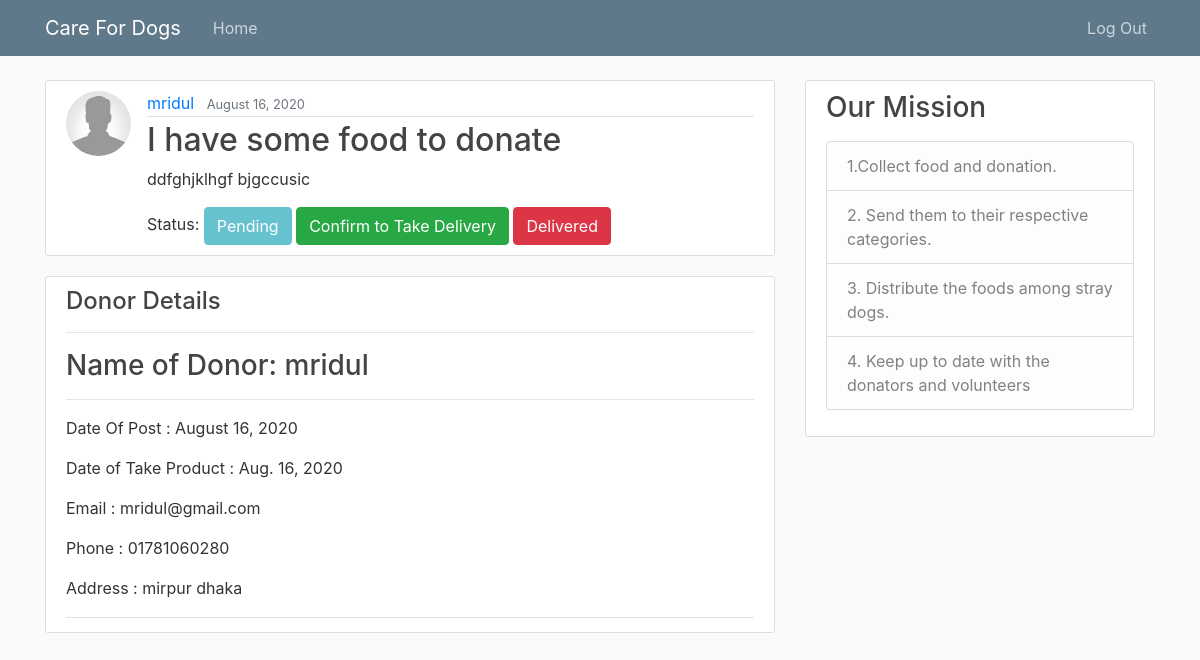
The page /voluntiar/see_post/2/ on the database its author committed.
### food_doner/models.py (models this page shows, shortened)
class Doner_Post(models.Model):
    date = models.DateField()
    title = models.CharField(max_length = 100)
    food_des = models.TextField()
    date_posted = models.DateTimeField (default = timezone.now)
    username = models.ForeignKey(User, on_delete=models.CASCADE)
    status = models.IntegerField(default = 1)

class profile(models.Model):
    user = models.OneToOneField(User, on_delete = models.CASCADE)
    image = models.ImageField(default= 'default.jpg', upload_to = 'profile_pics')
    number = models.CharField(max_length = 100)
    address= models.CharField(max_length = 100)

### voluntiar/views.py (the view)
# urls.py: path('post/<int:pk>/', PostView.as_view(), name='details'),
class PostView (DetailView):
    model = Doner_Post
    template_name = "voluntiar/post_view.html"

### voluntiar/templates/voluntiar/post_view.html
{% extends "voluntiar/base.html" %}
{% block content %}
    <article class="media content-section">
        <img class="rounded-circle article-img" src="{{ object.username.profile.image.url }}">
        <div class="media-body">
            <div class="article-metadata">
                <a class="mr-2" href="#">{{ object.username }}</a>
                <small class="text-muted">{{ object.date_posted | date:"F d, Y" }}</small>
            </div>
            <h2 class="article-title">{{ object.title }}</h2>
            <p class="article-content">{{ object.food_des }}</p>
         Status:
                {% if object.status == 1 %}
                    <button class="btn btn-info" disabled>Pending</button>
                    <a href="{% url 'update_status' object.id %}" class="btn btn-success" >Confirm to Take Delivery</a>
                    <a href="{% url 'update_status2'  object.id %}" class="btn btn-danger">Delivered</a>
                {% elif object.status == 2  %}
                    <a href="{% url 'update_status1'  object.id %}" class="btn btn-info" >Pending</a>
                    <button class="btn btn-success" disabled >Confirm to Take Delivery</button>
                    <a href="{% url 'update_status2'  object.id %}" class="btn btn-danger">Delivered</a>
                {% else %}
                    <a href="{% url 'update_status1'  object.id %}" class="btn btn-info" >Pending</a>
                    <a href="{% url 'update_status'  object.id %}" class="btn btn-success" >Confirm to Take Delivery</a>
                    <button class="btn btn-danger" disabled>Delivered</button>
                {% endif %}
        </div>
    </article>
    <article  class="media content-section">
        <div class="media-body">
        <h4>Donor Details</h4>
            <hr>
               <div class="article-metadata">
                <h3>Name of Donor: {{ object.username }}</h3>
                   <hr>
               <p>Date Of Post :  {{ object.date_posted | date:"F d, Y" }}</p>
                   <p>Date of Take Product : {{ object.date }}</p>
                   <p>Email : {{ object.username.email }}</p>
                     <p>Phone : {{ object.username.profile.number }}</p>
                    <address>Address : {{ object.username.profile.address }}</address>
            </div>
        </div>
    </article>
{% endblock content %}

### food_doner/static/food_doner/main.css (style rules this page uses)
body { background: #fafafa; color: #333333; margin-top: 5rem; }
h1, h2, h3, h4, h5, h6 { color: #444444; }
.content-section { background: #ffffff; padding: 10px 20px; border: 1px solid #dddddd; border-radius: 3px; margin-bottom: 20px; }
.article-title { color: #444444; }
.article-content { white-space: pre-line; }
.article-img { height: 65px; width: 65px; margin-right: 16px; }
.article-metadata { padding-bottom: 1px; margin-bottom: 4px; border-bottom: 1px solid #e3e3e3 }

### rows shown on the page
Doner_Post: username.profile.image (placeholder picture), username "mridul", date_posted "August 16, 2020", title "I have some food to donate", food_des "ddfghjklhgf bjgccusic", date "Aug. 16, 2020", username.email "mridul@gmail.com", username.profile.number "01781060280", username.profile.address "mirpur dhaka"
